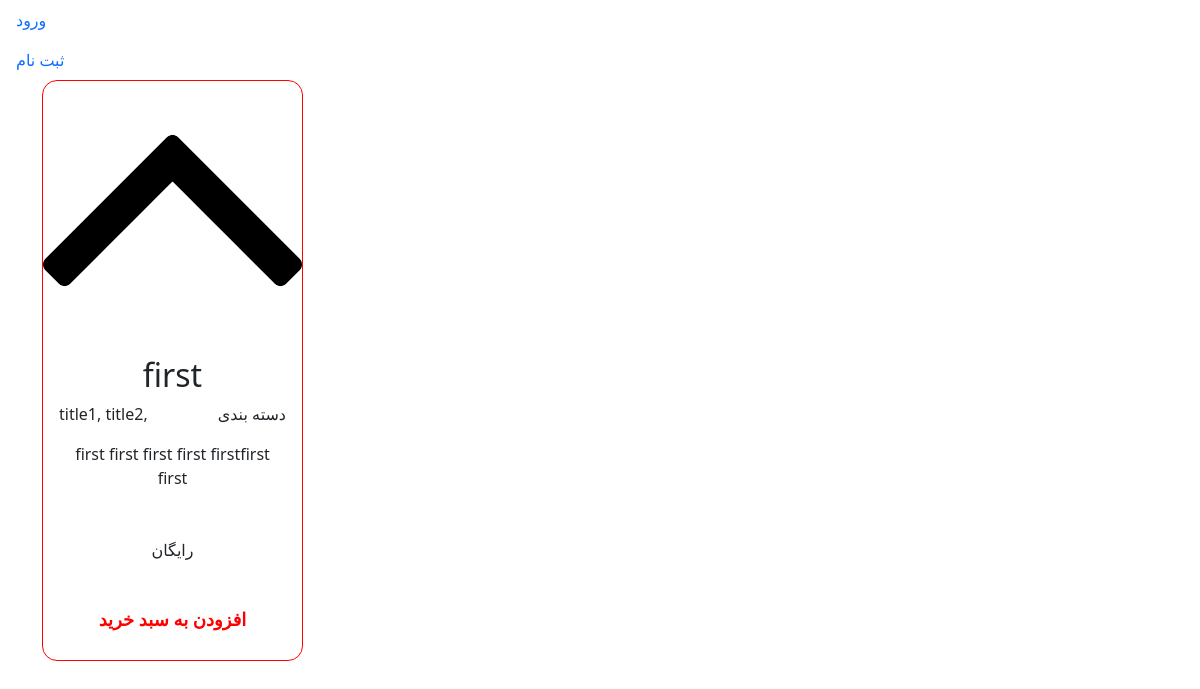
The page / on the database its author committed.
### content/models.py (models this page shows, shortened)
class Content(models.Model):
    id = models.UUIDField(primary_key=True, default=uuid.uuid4, editable=False)
    category = models.ManyToManyField(Category)
    title = models.CharField(max_length=50)
    description = models.TextField()
    image = models.ImageField(upload_to=image_path_generator, null=True, default=None, verbose_name='product images')
    FREE_STATUS = 'رایگان'
    PAYMENT_STATUS = 'پولی'
    PAYMENT_CHOICES_FIELD = (
        (FREE_STATUS, 'رایگان'),
        (PAYMENT_STATUS, 'پولی')
    )
    payment_status = models.CharField(max_length=50, choices=PAYMENT_CHOICES_FIELD, default=FREE_STATUS)
    price = models.IntegerField(null=True, blank=True)
    created_at = models.DateTimeField(auto_now_add=True)

class Category(models.Model):
    title = models.CharField(max_length=50)
    def __str__(self):
        return self.title

### content/views.py (the view)
# urls.py: path('', ContentListView.as_view(), name='home'),
class ContentListView(ListView):
    model = Content
    template_name = 'content/home.html'

### content/templates/content/home.html (shortened to what this page needs)
<!DOCTYPE html>
{% load static %}
<html lang="en">
<head>
    <link rel="stylesheet" href="https://cdn.jsdelivr.net/npm/bootstrap@5.1.3/dist/css/bootstrap.min.css">
    <link rel="stylesheet" href="{% static 'css/home.css' %}">
</head>
<body>
            <div class="col-12">
              <nav class="site-navigation text-right ml-auto " role="navigation">
                {% if user.is_authenticated and not user.is_superuser %}
                    <h2 style="text-align: center">{{ user.username }}</h2>
                    <a href="{% url 'customer:logout' %}" class="nav-link">خروج</a>
                    <a href="{% url 'basket:basket' %}" class="nav-link">سبد خرید</a>
                {% elif user.is_superuser %}
                    <a href="{% url 'customer:logout' %}" class="nav-link">خروج</a>
                    <a href="{% url 'content:management' %}" class="nav-link">صفحه مدیریت</a>
                {% else %}
                    <a href="{% url 'customer:login' %}" class="nav-link">ورود</a>
                    <a href="{% url 'customer:register' %}" class="nav-link">ثبت نام</a>
                {% endif %}
              </nav>
            </div>
    <div class="container">
        <div class="row">
            {% for content in object_list %}
             <div class="col-6 col-md-3 col-sm-6 mb-4 ">
                <div class="card h-100" style="border: 1px solid red">
                    <a href="{% url 'content:content-view' content.id %}">
                        <img src="{{ content.image.url }}" class="card-img-top">
                    </a>
                    <div class="card-body">
                        <p class="h2 text-decoration-none text-dark profile-link text-center">{{ content.title }}</p>
                    <p style="float: right">دسته بندی </p>
                    {% for category in content.category.all %}
                         {{ category }},
                     {% endfor %}
                        <div class="card-body">
                            <p class="text-center"> {{ content.description }}</p>
                        </div>
                        {% if content.payment_status == 'پولی' %}
                            <div class="card-body">
                                <p class="text-center"> قیمت {{ content.price }} تومان</p>
                            </div>
                        {% else %}
                            <div class="card-body">
                                <p class="text-center">رایگان</p>
                            </div>
                        {% endif %}
                    <div style="text-align: center">
                        <button data-content="{{ content.id }}" data-action='add' class="update-cart btn btn-outline-primary">افزودن به سبد خرید</button>
                    </div>
                    </div>
                </div>
            </div>
            {% endfor %}
        </div>
    </div>
</body>
</html>

### content/static/css/home.css (style rules this page uses)
.card { border-radius: 15px; }
.card-img-top { border-radius: 15px; }
.update-cart { height: 50px; font-size: 18px; font-weight: 700; color: red; border: none; border-radius: 8px; }

### rows shown on the page
Content: image (picture), title "first", description "first first first first firstfirst first", payment_status "رایگان"
Category: title "title1"
Category: title "title2"
